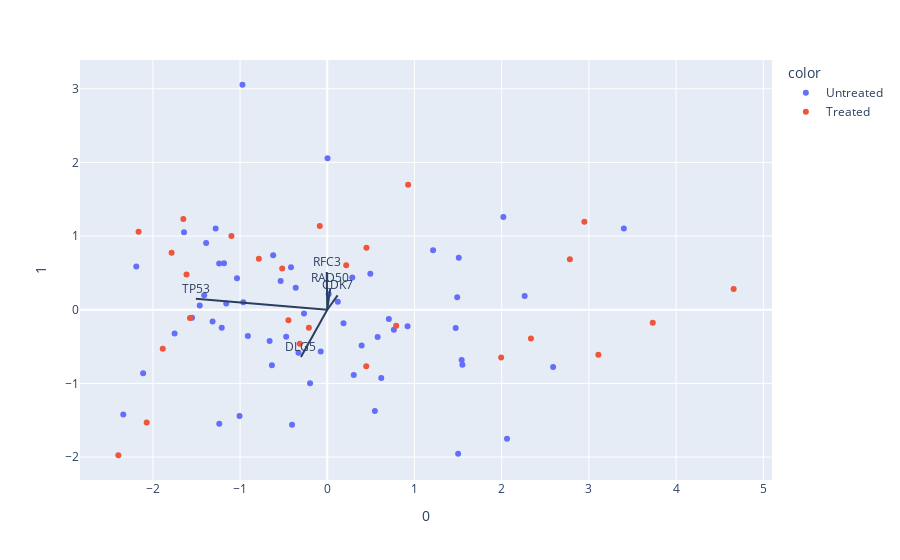

The notebook cell this image was saved under:
### Code cell
import plotly.express as px
from sklearn.decomposition import PCA
from sklearn import datasets
from sklearn.preprocessing import StandardScaler

df = pca_2_df
#features = data_df.gene.unique()
features = ["RAD50", "RFC3", "DLG5", "CDK7", "TP53"]
X = df[features]

pca = PCA(n_components=2)
components = pca.fit_transform(X)

loadings = pca.components_.T * np.sqrt(pca.explained_variance_)

fig = px.scatter(components, x=0, y=1, color=df['treatment_status'])

for i, feature in enumerate(features):
    fig.add_shape(
        type='line',
        x0=0, y0=0,
        x1=loadings[i, 0],
        y1=loadings[i, 1]
    )
    fig.add_annotation(
        x=loadings[i, 0],
        y=loadings[i, 1],
        ax=0, ay=0,
        xanchor="center",
        yanchor="bottom",
        text=feature,
    )
fig.show()

### Figure 1 — Plotly figure (JSON) as saved in the notebook; plotly's stock layout.template omitted (floating-point values rounded to 4 significant figures)
{"data": [{"hovertemplate": "color=Untreated<br>0=%{x}<br>1=%{y}<extra></extra>", "legendgroup": "Untreated", "marker": {"color": "#636efa", "symbol": "circle"}, "mode": "markers", "name": "Untreated", "orientation": "v", "showlegend": true, "type": "scatter", "x": [-1.158, 2.59, 0.6191, 1.541, -0.6612, -0.9627, 0.3937, -0.635, 0.121, 1.49, -0.4712, -0.2668, 1.213, 1.549, 1.508, -1.184, -0.4157, 0.3036, 1.5, 0.4935, -1.035, -1.28, 2.061, -0.07522, -0.9108, -0.1972, -1.24, -1.463, 0.706, -1.412, 0.9207, -1.389, 2.263, -1.239, -0.6206, -0.535, -2.339, -0.4039, 0.2871, 0.7638, 0.186, -1.21, -0.3617, 3.401, -1.006, 0.003127, -0.9725, 0.5777, 2.019, -0.3297, -1.643, -1.315, -2.112, -1.551, 0.546, 0.01584, -2.19, 1.472, -1.751], "xaxis": "x", "y": [0.08521, -0.7789, -0.9284, -0.6836, -0.4236, 0.1032, -0.4861, -0.7536, 0.1093, 0.1686, -0.3669, -0.05284, 0.8069, -0.747, 0.7069, 0.6326, 0.5774, -0.8874, -1.956, 0.4887, 0.4269, 1.101, -1.75, -0.567, -0.3578, -0.9969, 0.6285, 0.05834, -0.1271, 0.1973, -0.2237, 0.9073, 0.188, -1.548, 0.7391, 0.3917, -1.424, -1.56, 0.4372, -0.2712, -0.1827, -0.2459, 0.2995, 1.104, -1.444, 2.057, 3.054, -0.3715, 1.259, -0.5826, 1.053, -0.1611, -0.8625, -0.1086, -1.376, 0.212, 0.5866, -0.2482, -0.3236], "yaxis": "y"}, {"hovertemplate": "color=Treated<br>0=%{x}<br>1=%{y}<extra></extra>", "legendgroup": "Treated", "marker": {"color": "#EF553B", "symbol": "circle"}, "mode": "markers", "name": "Treated", "orientation": "v", "showlegend": true, "type": "scatter", "x": [3.108, 0.4466, 0.79, 3.732, -1.887, -0.4454, -0.7848, -1.651, -2.071, -1.785, 4.66, -0.2108, 0.9272, -1.614, -2.396, 2.782, -0.3159, 0.4494, 2.948, 1.994, -2.164, -1.574, -1.099, -0.5167, -0.0861, 0.2172, 2.335], "xaxis": "x", "y": [-0.6107, -0.7689, -0.218, -0.1771, -0.5281, -0.1432, 0.692, 1.231, -1.531, 0.7748, 0.2826, -0.2451, 1.695, 0.4788, -1.976, 0.6843, -0.4613, 0.8424, 1.193, -0.6499, 1.057, -0.1134, 0.9994, 0.5593, 1.138, 0.6031, -0.3918], "yaxis": "y"}], "layout": {"annotations": [{"ax": 0, "ay": 0, "text": "RAD50", "x": 0.03426, "xanchor": "center", "y": 0.2945, "yanchor": "bottom"}, {"ax": 0, "ay": 0, "text": "RFC3", "x": -0.005846, "xanchor": "center", "y": 0.5112, "yanchor": "bottom"}, {"ax": 0, "ay": 0, "text": "DLG5", "x": -0.3021, "xanchor": "center", "y": -0.6432, "yanchor": "bottom"}, {"ax": 0, "ay": 0, "text": "CDK7", "x": 0.1184, "xanchor": "center", "y": 0.1947, "yanchor": "bottom"}, {"ax": 0, "ay": 0, "text": "TP53", "x": -1.507, "xanchor": "center", "y": 0.149, "yanchor": "bottom"}], "legend": {"title": {"text": "color"}, "tracegroupgap": 0}, "margin": {"t": 60}, "shapes": [{"type": "line", "x0": 0, "x1": 0.03426, "y0": 0, "y1": 0.2945}, {"type": "line", "x0": 0, "x1": -0.005846, "y0": 0, "y1": 0.5112}, {"type": "line", "x0": 0, "x1": -0.3021, "y0": 0, "y1": -0.6432}, {"type": "line", "x0": 0, "x1": 0.1184, "y0": 0, "y1": 0.1947}, {"type": "line", "x0": 0, "x1": -1.507, "y0": 0, "y1": 0.149}], "xaxis": {"anchor": "y", "domain": [0, 1], "title": {"text": "0"}}, "yaxis": {"anchor": "x", "domain": [0, 1], "title": {"text": "1"}}}}
